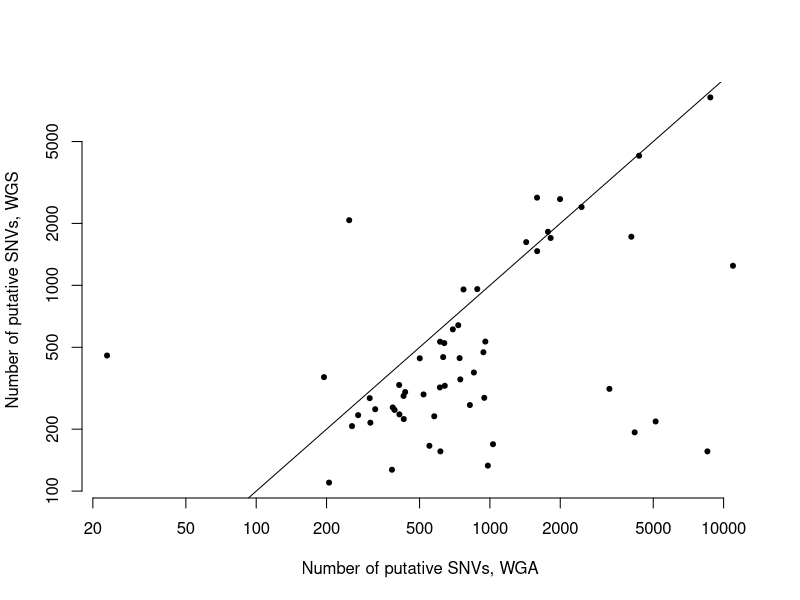
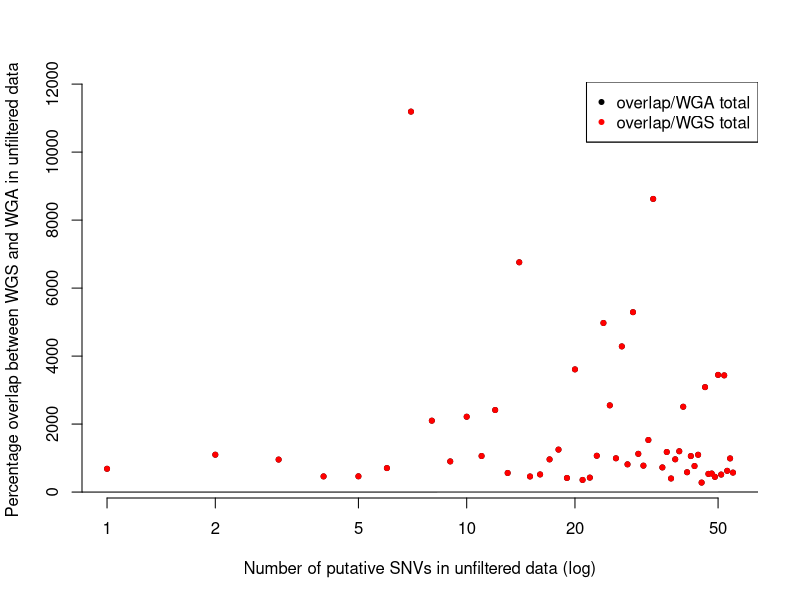
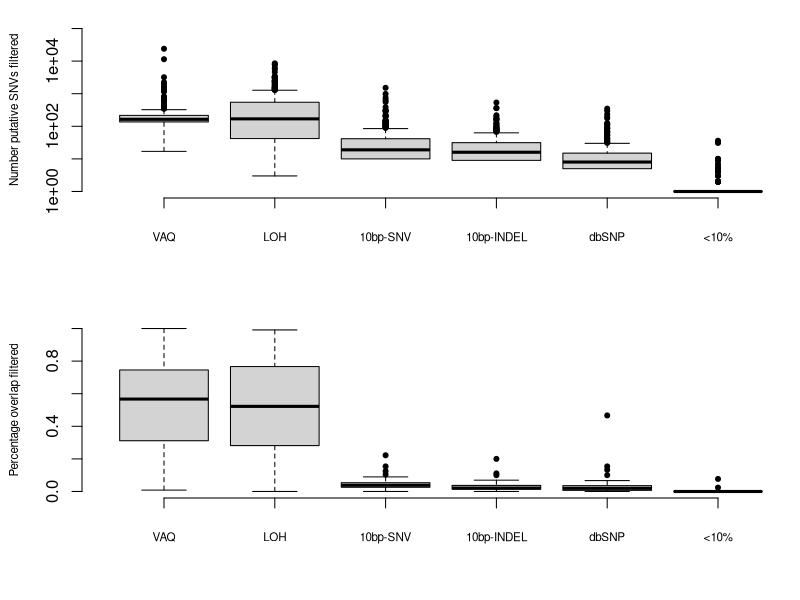
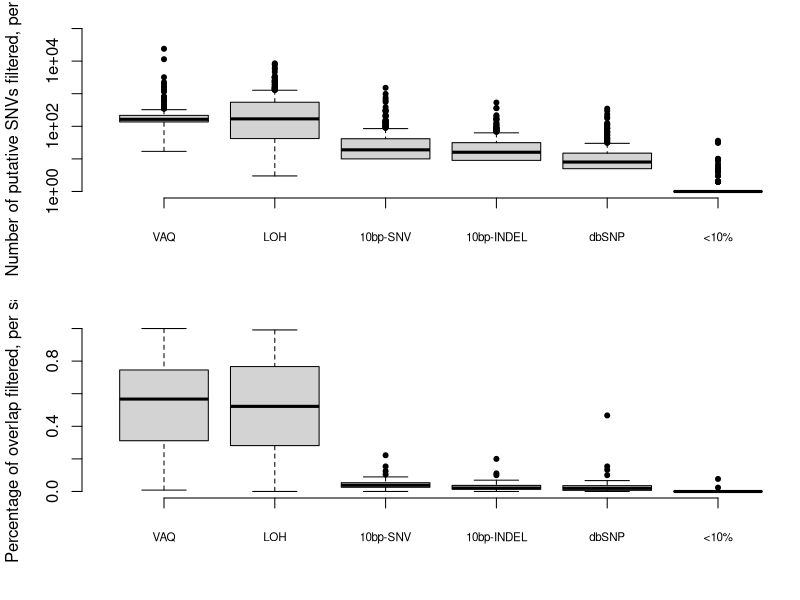
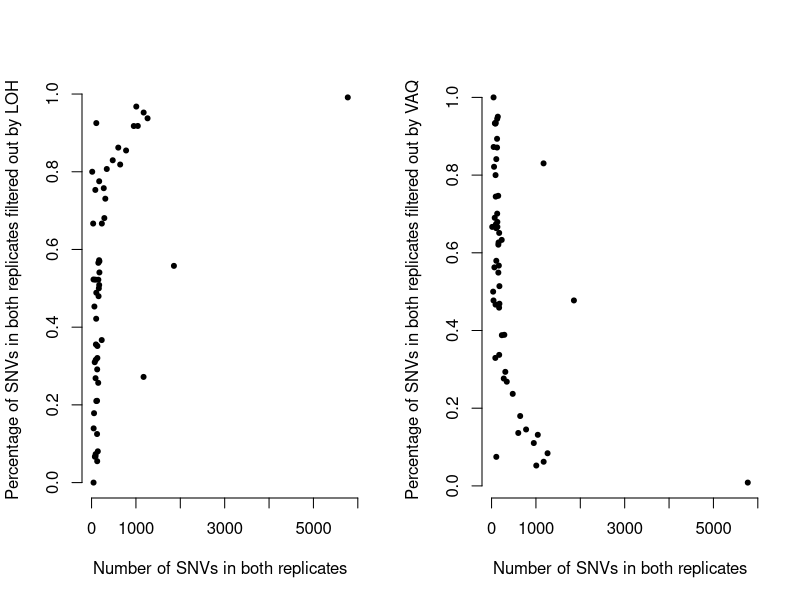

The R script that drew these images, in order:
## This is the R script (run on a Macbook) to create the figures from the data in FIGURE_DATA

###############
## LOAD DATA ##
###############

data2 = read.table( "../FIGURE_DATA/unfiltered_WGS-WGA_counts.txt", header=T )
data34 = read.table( "../FIGURE_DATA/STD40_unfiltered_overlap.txt", header=T )
data5 = read.table( "../FIGURE_DATA/numbers_excluded_by_filter_MUTATION_CALLS_STD40.txt", header=T )
data6 = read.table( "../FIGURE_DATA/overlap_numbers_excluded_by_filter_MUTATION_CALLS_STD40.txt", header=T )
data78a = read.table( "../FIGURE_DATA/STD40_unfiltered_overlap.txt", header=T )
data78a[ 3:14 ] <- list( NULL )
data78b = read.table( "../FIGURE_DATA/overlap_numbers_excluded_by_filter_MUTATION_CALLS_STD40.txt", header=T )
data78b[ 2:7 ] <- list( NULL )
data78b[ 4:5 ] <- list( NULL )
data78b[ 6:7 ] <- list( NULL )

#########################################################
## FIGURE 2: Number of putative SNVs in WGS versus WGA ##
#########################################################

# pdf( "../FIGURE_PDFS/Figure2.pdf" )
par(bty='n')
plot(data2$C282_count, data2$C484_count, log='xy', pch=20, xlab="Number of putative SNVs, WGA", ylab="Number of putative SNVs, WGS" )
abline(0,1)
# dev.off()

############################
## FIGURE 2 CORERELATIONS ##
############################

# First the Pearson correlation on the raw data
# cor.test(data2$C282_count, data2$C484_count)
# OUTPUT: t = 4.2622, df = 53, p-value = 8.35e-05, 95 percent confidence interval: 0.2770757 0.6794588, cor=0.5052344

# Next the Pearson correlation on the log-transformed data
# cor.test( log(data2$C282_count), log(data2$C484_count) )
# OUTPUT: t = 3.6456, df = 53, p-value = 0.0006086, 95 percent confidence interval: 0.2070558 0.6373449, cor=0.4477571

# Finally the Spearman correlation
# cor.test(data2$C282_count, data2$C484_count, method="spearman")
# OUTPUT: S = 16142.79, p-value = 0.001511, rho=0.4176482

##################################################################################
## FIGURE 3 ORIGINAL: Density of percentage overlap between WGS and WGA samples ##
##################################################################################

# pdf( "../FIGURE_PDFS/Figure3.pdf" )
# figure title (should it ever be needed): Greater % of WGS sample found in overlap than WGA
# amp_frac = density( data34$OVERLAP/data34$TOTAL_WGA.C282., from=0 )
# seq_frac = density( data34$OVERLAP/data34$TOTAL_WGS.C484., from=0 )
# par(bty='n')
# plot( seq_frac$x, seq_frac$y, type='l', col='blue', main="", xlab="Percentage of putative SNVs in a sample also recovered in the samples's technical replicate", ylab="Density")
# legend( "topright", c( "WGS", "WGA" ), col=c( "blue", "red" ), lty=1 )
# lines( amp_frac$x, amp_frac$y, col='red' )
# dev.off()

#############################################################################################################
## FIGURE 3 MOD (ORIGINAL FIGURE 4): Percentage of overlap versus (log) number of putative SNVs per sample ##
#############################################################################################################

#pdf( "../FIGURE_PDFS/Figure3.pdf" )
# when necessary, use the following title: Number of putative SNPs does not correlate with percentage WGS/WGA overlap
par(bty = 'n')
plot( data34$TOTAL, data34$PERCENT_OVERLAP_by_WGA.282, log='x', pch=20, main="", xlab="Number of putative SNVs in unfiltered data (log)", ylab="Percentage overlap between WGS and WGA in unfiltered data" )
points ( data34$TOTAL, data34$PERCENT_OVERLAP_by_WGS.484, pch=20, col="red" )
abline( 0,1 )
legend( 'topright', c( "overlap/WGA total", "overlap/WGS total" ), col=c( 'black', 'red' ) )
legend( 'topright', c( "overlap/WGA total", "overlap/WGS total" ), col=c( 'black', 'red' ), pch=20 )
#dev.off()

############################
## FIGURE 3 CORERELATIONS ##
############################

# First the Pearson correlation on the raw data
# cor.test(data34$TOTAL, data34$PERCENT_OVERLAP_by_WGA.282)
# OUTPUT: t = -0.2989, df = 53, p-value = 0.7662, 95 percent confidence interval: -0.3030232  0.2267410, cor=-0.04102397

# Next the Pearson correlation on the log-transformed data
# cor.test( log(data34$TOTAL), data34$PERCENT_OVERLAP_by_WGA.282 )
# OUTPUT: t = -0.043, df = 53, p-value = 0.9659, 95 percent confidence interval: -0.2707813  0.2597958, cor=-0.005908626

# Finally the Spearman correlation
# cor.test(data34$TOTAL, data34$PERCENT_OVERLAP_by_WGA.282, method="spearman")
# OUTPUT: S = 29268, p-value = 0.6847, rho=-0.05584416

############################################################################################
## FIGURE 4 (ORIG FIGURE 5 and 6): Number of putative SNPs removed by each of six filters ##
############################################################################################

# pdf( "../FIGURE_PDFS/Figure4.pdf", width=6, height=5 )
par(bty='n', mfrow=c(2,1), mar=c(5.1,4.1,1.1,0))
boxplot( data5[,c(5,7,4,3,6,8)], log='y', ylim=c(1,100000), xaxt='n', cex.lab=0.7, pch=20, ylab="Number putative SNVs filtered" )
axis( 1, at=1:6, padj=0.8, cex.axis=0.7, labels=c( "VAQ", "LOH", "10bp-SNV", "10bp-INDEL", "dbSNP", "<10%" ) )
boxplot( data6[,c(9,13,7,5,11,15)], ylim=c(0,1), xaxt='n', cex.lab=0.7, ylab="Percentage overlap filtered", pch=20 )
axis( 1, at=1:6, padj = 0.8, cex.axis=0.7, labels=c( "VAQ", "LOH", "10bp-SNV", "10bp-INDEL", "dbSNP", "<10%" ) )
# dev.off()

##############################################################
## FIGURE 5 IS MADE IN THE SCRIPT Jacquard.R IN THIS FOLDER ##
##############################################################

##############################################################################################################################################
## FIGURE 6 (ORIG FIGURES 7 AND 8): Percentage of replicate SNVs filtered out by LOH, as a function of the total number of overlapping SNVs ##
##############################################################################################################################################

LOH_VAQ_data <- merge( data78a, data78b, by="SAMPLE" )
names( LOH_VAQ_data )[ names( LOH_VAQ_data )=="FILT_5_COUNT" ] <- "VAQ_COUNT"
names( LOH_VAQ_data )[ names( LOH_VAQ_data )=="FILT_7_COUNT" ] <- "LOH_COUNT"
names( LOH_VAQ_data )[ names( LOH_VAQ_data )=="FILT_5_PERCENT" ] <- "VAQ_PERCENT"
names( LOH_VAQ_data )[ names( LOH_VAQ_data )=="FILT_7_PERCENT" ] <- "LOH_PERCENT"

# note that this is pretty close to 1.00 every time, hence the inversion...
LOH_VAQ_data$SUM=LOH_VAQ_data$LOH_PERCENT + LOH_VAQ_data$VAQ_PERCENT

pdf( "../FIGURE_PDFS/Figure6.pdf" )
par(bty='n', mfrow=c(1,2) )
plot( LOH_VAQ_data$OVERLAP, LOH_VAQ_data$LOH_PERCENT, xlab="Number of SNVs in both replicates", ylab="Percentage of SNVs in both replicates filtered out by LOH", pch=20 )
plot( LOH_VAQ_data$OVERLAP, LOH_VAQ_data$VAQ_PERCENT, xlab="Number of SNVs in both replicates", ylab="Percentage of SNVs in both replicates filtered out by VAQ", pch=20 )
dev.off()


##############
## OLD CODE ##
##############

# make density of each filter removal

#pdf( "../FIGURE_PDFS/Figure4.pdf", width=6, height=5 )
par(bty='n', mar=c(5.1,4.1,1.1,0))
boxplot( data5[,c(5,7,4,3,6,8)], log='y', ylim=c(1,100000), xaxt='n', pch=20, ylab="Number of putative SNVs filtered, per sample" )
axis( 1, at=1:6, padj=0.8, cex.axis=0.7, labels=c( "VAQ", "LOH", "10bp-SNV", "10bp-INDEL", "dbSNP", "<10%" ) )
#dev.off()


#pdf( "../FIGURE_PDFS/Figure5.pdf", width=6, height=5 )
par(bty='n', mar=c(5.1,4.1,1.1,0))
boxplot( data6[,c(9,13,7,5,11,15)], ylim=c(0,1), xaxt='n', ylab="Percentage of overlap filtered, per sample", pch=20 )
axis( 1, at=1:6, padj = 0.8, cex.axis=0.7, labels=c( "VAQ", "LOH", "10bp-SNV", "10bp-INDEL", "dbSNP", "<10%" ) )
#dev.off()
